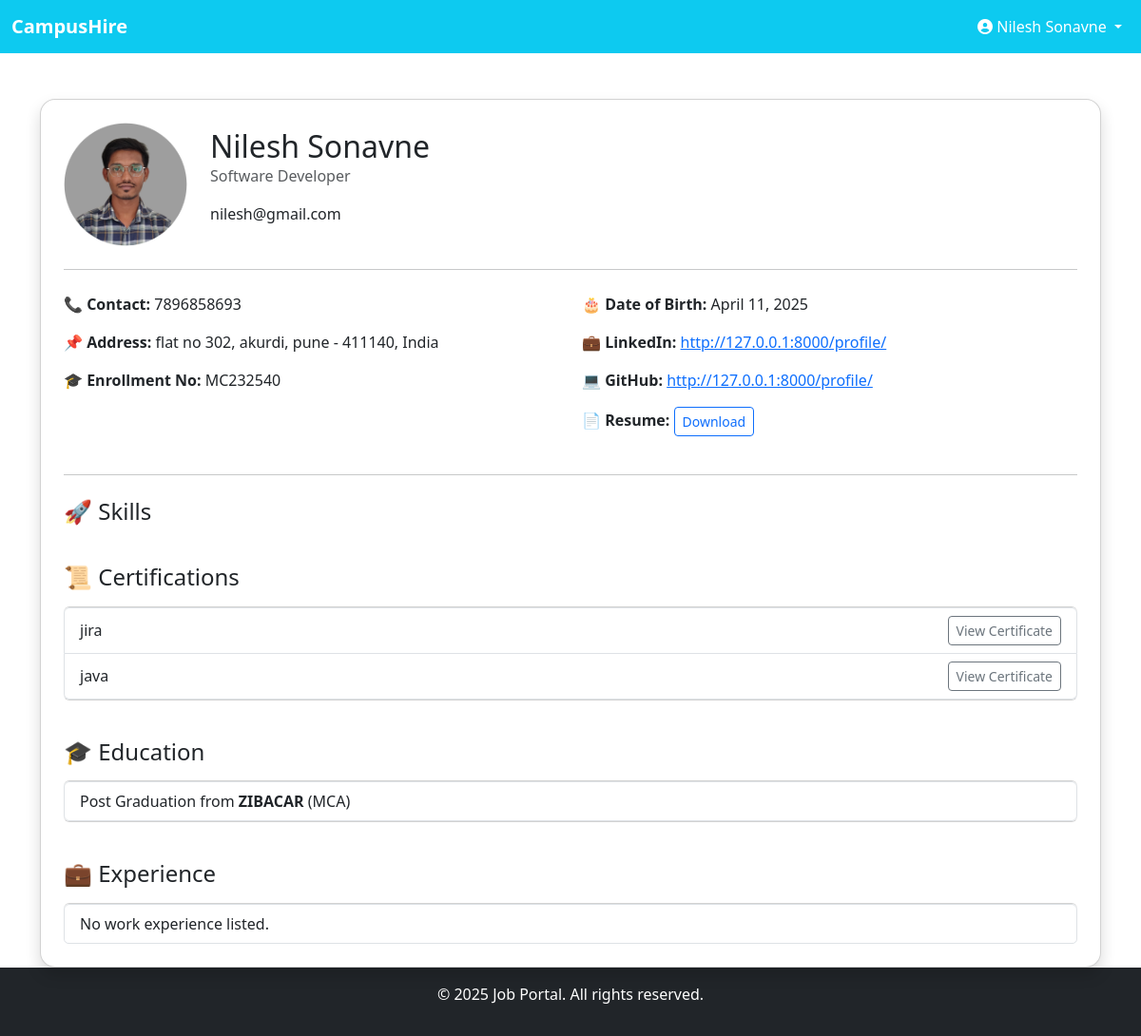
/view-profile/ (signed in), run on the app's committed database.
### users/models.py (models this page shows, shortened)
class User(models.Model):
    name = models.CharField(max_length=255)
    email = models.EmailField(unique=True)
    password = models.CharField(max_length=255)

class Profile(models.Model):
    user = models.OneToOneField(User, on_delete=models.SET_NULL, null=True, blank=True)
    name = models.CharField(max_length=100, blank=True, null=True)  # Store name separately
    email = models.EmailField(blank=True, null=True)  # Store email separately
    headline = models.CharField(max_length=255, blank=True, null=True)
    contact = models.CharField(max_length=15, blank=True, null=True)
    github = models.URLField(blank=True, null=True)
    linkedin = models.URLField(blank=True, null=True)
    profile_pic = models.ImageField(upload_to='profile_pics/', blank=True, null=True)
    resume = models.FileField(upload_to='resumes/', blank=True, null=True)
    street_address = models.CharField(max_length=255, blank=True)
    city = models.CharField(max_length=100, blank=True)
    state = models.CharField(max_length=100, blank=True)
    zip_code = models.CharField(max_length=20, blank=True)
    country = models.CharField(max_length=100, blank=True)
    enrollment = models.CharField(max_length=100, blank=True)
    dob = models.DateField(null=True, blank=True)

class Certification(models.Model):
    profile = models.ForeignKey(ProfileSkillsCertifications, on_delete=models.CASCADE, related_name='certifications')
    certification_name = models.CharField(max_length=255)
    file = models.FileField(upload_to='certifications/', blank=True, null=True)

class Education(models.Model):
    profile = models.ForeignKey(Profile, on_delete=models.CASCADE, related_name='education')
    education_level = models.CharField(max_length=50)
    college = models.CharField(max_length=255)
    degree = models.CharField(max_length=255)

### users/views.py (the view)
# urls.py: path('view-profile/', views.profile_view, name='profile_view'),
def profile_view(request):
    user_id = request.session.get('user_id')
    if not user_id:
        messages.error(request, "You need to log in to view the profile.")
        return redirect('login')
    try:
        user = User.objects.get(id=user_id)
        profile = Profile.objects.get(user=user)
        profile_data = ProfileSkillsCertifications.objects.get(profile=profile)
        certifications = Certification.objects.filter(profile=profile_data)
        education = Education.objects.filter(profile=profile)
        experience = Experience.objects.filter(profile=profile)
        return render(request, "profile_view.html", {
            "user": user,
            "profile": profile,
            "profile_data": profile_data,
            "certifications": certifications,
            "education": education,
            "experience": experience,
        })
    except (User.DoesNotExist, Profile.DoesNotExist, ProfileSkillsCertifications.DoesNotExist):
        messages.error(request, "Profile data not found.")
        return redirect('profile')  # fallback to edit page

### users/Templates/profile_view.html (shortened to what this page needs)
{% extends "base/dashboardbase.html" %}
{% load static %}
{% block content %}
<div class="container mt-5">
  <div class="card shadow rounded-4 p-4">
    <div class="d-flex align-items-center">
      {% if profile.profile_pic %}
        <img src="{{ profile.profile_pic.url }}" alt="Profile Picture" class="rounded-circle me-4" style="width: 130px; height: 130px; object-fit: cover;">
      {% else %}
        <img src="{% static 'images/default-profile.png' %}" alt="Profile Picture" class="rounded-circle me-4" style="width: 130px; height: 130px;">
      {% endif %}
      <div>
        <h2 class="mb-0">{{ user.name }}</h2>
        <p class="text-muted">{{ profile.headline }}</p>
        <p> {{ user.email }}</p>
      </div>
    </div>
    <hr class="my-4">
    <div class="row">
      <div class="col-md-6">
        <p><strong>📞 Contact:</strong> {{ profile.contact }}</p>
        <p><strong>📌 Address:</strong> {{ profile.street_address }}, {{ profile.city }}, {{ profile.state }} - {{ profile.zip_code }}, {{ profile.country }}</p>
        <p><strong>🎓 Enrollment No:</strong> {{ profile.enrollment }}</p>
      </div>
      <div class="col-md-6">
        <p><strong>🎂 Date of Birth:</strong> {{ profile.dob }}</p>
        <p><strong>💼 LinkedIn:</strong> <a href="{{ profile.linkedin }}" target="_blank">{{ profile.linkedin }}</a></p>
        <p><strong>💻 GitHub:</strong> <a href="{{ profile.github }}" target="_blank">{{ profile.github }}</a></p>
        {% if profile.resume %}
          <p><strong>📄 Resume:</strong> <a href="{{ profile.resume.url }}" target="_blank" class="btn btn-outline-primary btn-sm">Download</a></p>
        {% endif %}
      </div>
    </div>
    <hr class="my-4">
    <h4 class="mb-3">🚀 Skills</h4>
    <h4 class="mt-4 mb-3">📜 Certifications</h4>
    <ul class="list-group mb-3">
      {% for cert in certifications %}
        <li class="list-group-item d-flex justify-content-between align-items-center">
          {{ cert.certification_name }}
          {% if cert.file %}
            <a href="{{ cert.file.url }}" class="btn btn-sm btn-outline-secondary" target="_blank">View Certificate</a>
          {% endif %}
        </li>
      {% empty %}
        <li class="list-group-item">No certifications found.</li>
      {% endfor %}
    </ul>
    <h4 class="mt-4 mb-3">🎓 Education</h4>
    <ul class="list-group mb-3">
      {% for edu in education %}
        <li class="list-group-item">{{ edu.education_level }} from <strong>{{ edu.college }}</strong> ({{ edu.degree }})</li>
      {% empty %}
        <li class="list-group-item">No education history found.</li>
      {% endfor %}
    </ul>
    <h4 class="mt-4 mb-3">💼 Experience</h4>
    <ul class="list-group">
      {% for exp in experience %}
        <li class="list-group-item">
          <strong>{{ exp.role }}</strong> at {{ exp.company }}
          <br>
          <small>{{ exp.start_date }} - {{ exp.end_date|default:"Present" }} | {{ exp.role_type }}</small>
        </li>
      {% empty %}
        <li class="list-group-item">No work experience listed.</li>
      {% endfor %}
    </ul>
  </div>
</div>
{% endblock %}

### users/Templates/base/dashboardbase.html (shortened to what this page needs)
<!DOCTYPE html>
<html lang="en">
<head>
    <link href="https://cdn.jsdelivr.net/npm/bootstrap@5.3.0/dist/css/bootstrap.min.css" rel="stylesheet">
</head>
<body class="d-flex flex-column min-vh-100">
    <nav class="navbar navbar-expand-lg navbar-light bg-info">
        <div class="container-fluid">
            <a class="navbar-brand text-white fw-bold" href="{% url 'dashboard'%}">CampusHire</a>
            <div class="collapse navbar-collapse" id="navbarNav">
                <ul class="navbar-nav ms-auto">
                    <li class="nav-item dropdown">
                        <a class="nav-link dropdown-toggle text-white" href="#" id="profileDropdown" role="button" data-bs-toggle="dropdown">
                            <i class="fas fa-user-circle"></i> {{ user.name }}
                        </a>
                    </li>
                </ul>
            </div>
        </div>
    </nav>
    <main class="flex-fill">
        {% block content %}{% endblock %}
    </main>
    <footer class="bg-dark text-white text-center py-3">
        <p>&copy; 2025 Job Portal. All rights reserved.</p>
    </footer>
</body>
</html>

### data on the page
User: name "Nilesh Sonavne", email "nilesh@gmail.com"
Profile: profile_pic (picture), headline "Software Developer", contact "7896858693", street_address "flat no 302", city "akurdi", state "pune", zip_code "411140", country "India", enrollment "MC232540", dob "April 11, 2025", linkedin "http://127.0.0.1:8000/profile/", github "http://127.0.0.1:8000/profile/"
Certification: certification_name "jira"
Certification: certification_name "java"
Education: education_level "Post Graduation", college "ZIBACAR", degree "MCA"
